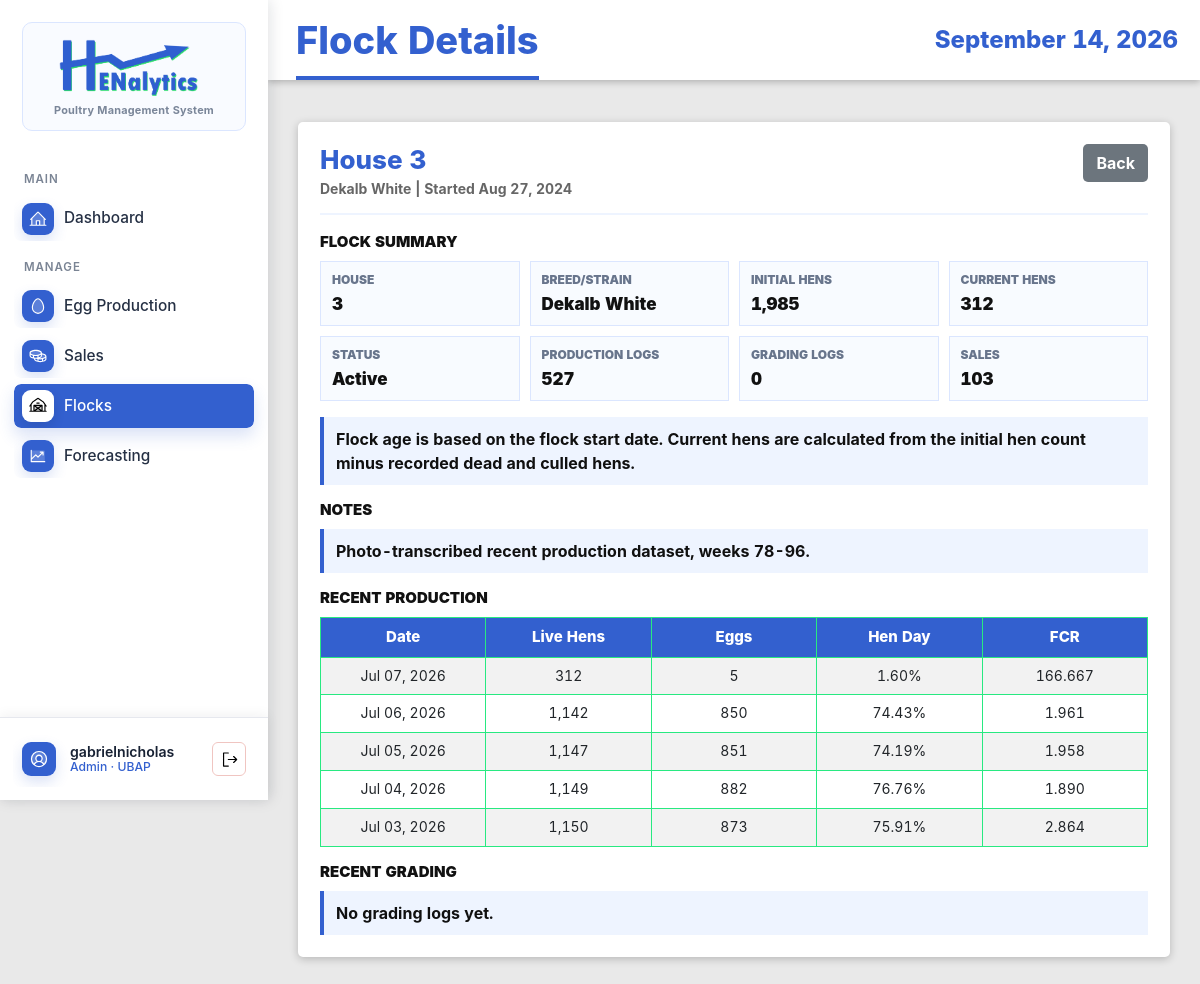
/flocks/4/ (signed in), run on an earlier commit of the app's database.
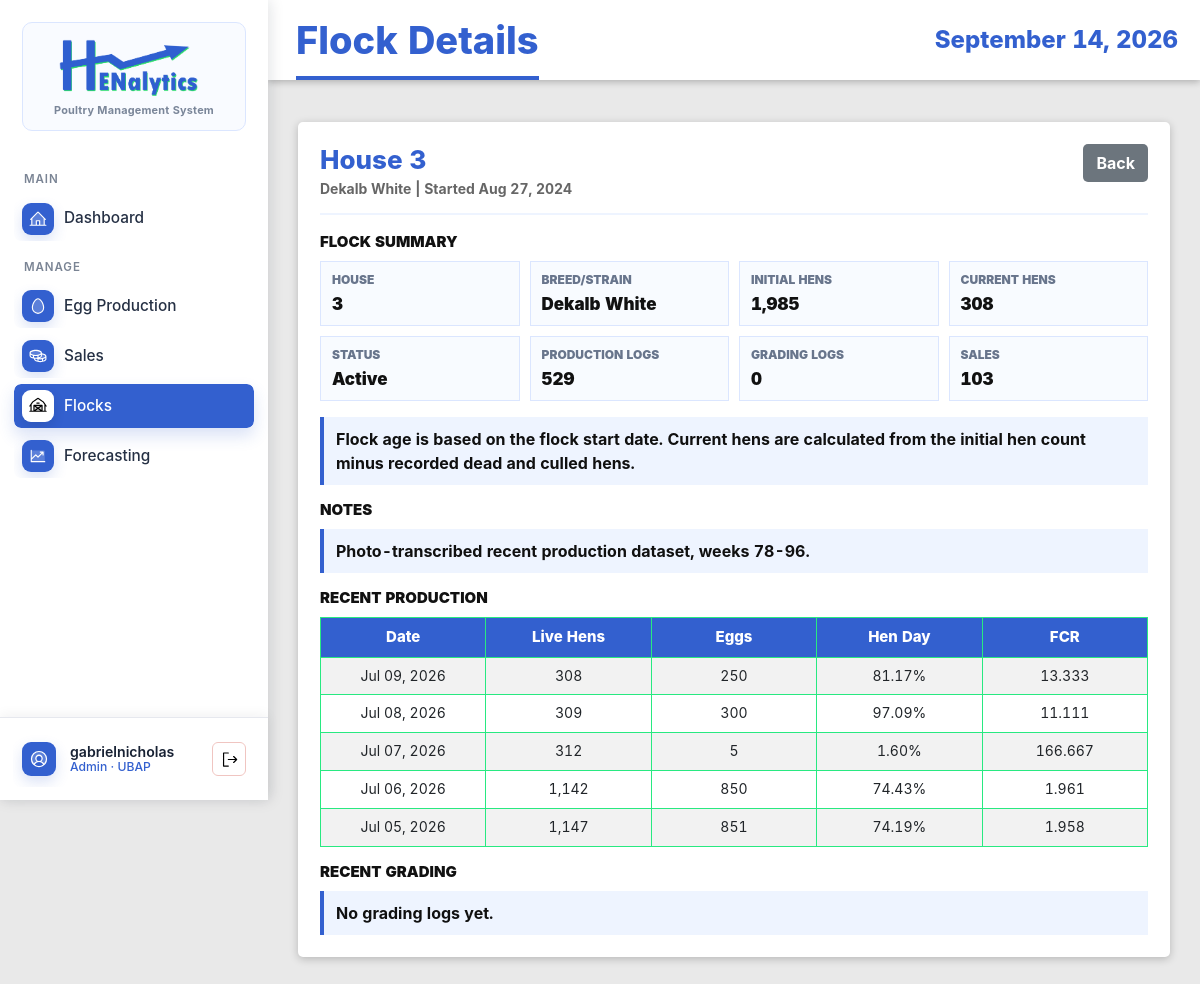
And on a later commit of the database.
### EggProduction/models.py (models this page shows, shortened)
class ProductionLog(models.Model):
    flock = models.ForeignKey(Flock, on_delete=models.CASCADE, related_name='production_logs')
    log_date = models.DateField()
    age_weeks = models.IntegerField(validators=[MinValueValidator(0)])
    age_days = models.IntegerField(validators=[MinValueValidator(0)])
    hen_count = models.IntegerField(validators=[MinValueValidator(0)])
    dead_count = models.IntegerField(validators=[MinValueValidator(0)], default=0)
    culled_count = models.IntegerField(validators=[MinValueValidator(0)], default=0)
    feed_bags = models.IntegerField(validators=[MinValueValidator(0)], default=0)
    eggs_total = models.IntegerField(validators=[MinValueValidator(0)])
    pct_hen_day = models.DecimalField(max_digits=5, decimal_places=2, validators=[MinValueValidator(0), MaxValueValidator(100)])
    pct_hen_housed = models.DecimalField(max_digits=5, decimal_places=2, validators=[MinValueValidator(0), MaxValueValidator(100)])
    fcr = models.DecimalField(max_digits=8, decimal_places=3, null=True, blank=True, help_text="Feed Conversion Ratio")
    remarks = models.TextField(blank=True, null=True)
    entered_by = models.ForeignKey(User, on_delete=models.SET_NULL, null=True, related_name='production_logs')
    created_at = models.DateTimeField(auto_now_add=True)
    updated_at = models.DateTimeField(auto_now=True)
    class Meta:
        ordering = ['-log_date']
        unique_together = ('flock', 'log_date')

### EggProduction/views.py (the view)
# urls.py: path('flocks/<int:pk>/', views.FlockDetailView.as_view(), name='flock-detail'),
class FlockDetailView(LoginRequiredMixin, DetailView):
    model = Flock
    template_name = 'egg_production/flock_detail.html'
    context_object_name = 'flock'
    def get_context_data(self, **kwargs):
        context = super().get_context_data(**kwargs)
        flock = self.get_object()
        production_qs = ProductionLog.objects.filter(flock=flock)
        grading_qs = GradingLog.objects.filter(flock=flock)
        sales_qs = SalesTransaction.objects.filter(flock=flock)
        context['production_logs'] = production_qs.order_by('-log_date')[:5]
        context['grading_logs'] = grading_qs.order_by('-log_date')[:5]
        context['sales'] = sales_qs.order_by('-sale_date')[:5]
        context['production_log_count'] = production_qs.count()
        context['grading_log_count'] = grading_qs.count()
        context['sales_count'] = sales_qs.count()
        context['current_hen_count'] = (
            production_qs.order_by('-log_date', '-pk')
            .values_list('hen_count', flat=True)
            .first()
            or flock.initial_hen_count
        )
        return context

### EggProduction/templates/egg_production/flock_detail.html (shortened to what the changed rows need)
{% extends 'base.html' %}
{% load static humanize %}
{% block page_title %}Flock Details{% endblock %}
{% block content %}
<div class="action-panel detail-panel">
    <div class="detail-header">
        <div>
            <h2 class="detail-title">House {{ flock.house_no }}</h2>
        </div>
    </div>
    <section class="detail-section">
        <div class="detail-grid">
            <div class="detail-item"><span class="detail-label">Current Hens</span><span class="detail-value">{{ current_hen_count|intcomma }}</span></div>
            <div class="detail-item"><span class="detail-label">Production Logs</span><span class="detail-value">{{ production_log_count|intcomma }}</span></div>
        </div>
    </section>
    <section class="detail-section">
        {% if production_logs %}
        <div class="table-responsive detail-mini-table">
            <table class="table table-striped">
                <thead>
                    <tr>
                        <th>Date</th>
                        <th>Live Hens</th>
                        <th>Eggs</th>
                        <th>Hen Day</th>
                        <th>FCR</th>
                    </tr>
                </thead>
                <tbody>
                    {% for log in production_logs %}
                    <tr>
                        <td>{{ log.log_date|date:"M d, Y" }}</td>
                        <td>{{ log.hen_count|intcomma }}</td>
                        <td>{{ log.eggs_total|intcomma }}</td>
                        <td>{{ log.pct_hen_day }}%</td>
                        <td>{{ log.fcr|default:"N/A" }}</td>
                    </tr>
                    {% endfor %}
                </tbody>
            </table>
        </div>
        {% else %}
        <div class="detail-note">No production logs yet.</div>
        {% endif %}
    </section>
</div>
{% endblock %}

What changed in the data, as far as the page shows it:
no longer on this page (row unchanged): ProductionLog: log_date "Jul 04, 2026", hen_count "1,149", eggs_total "882", pct_hen_day "76.76", fcr "1.890"
no longer on this page (row unchanged): ProductionLog: log_date "Jul 03, 2026", hen_count "1,150", eggs_total "873", pct_hen_day "75.91", fcr "2.864"
added ProductionLog: log_date "Jul 09, 2026", hen_count "308", eggs_total "250", pct_hen_day "81.17", fcr "13.333"
added ProductionLog: log_date "Jul 08, 2026", hen_count "309", eggs_total "300", pct_hen_day "97.09", fcr "11.111"
Also different on the page:
{{ current_hen_count|intcomma }}: "312" → "308"
{{ production_log_count|intcomma }}: "527" → "529"
